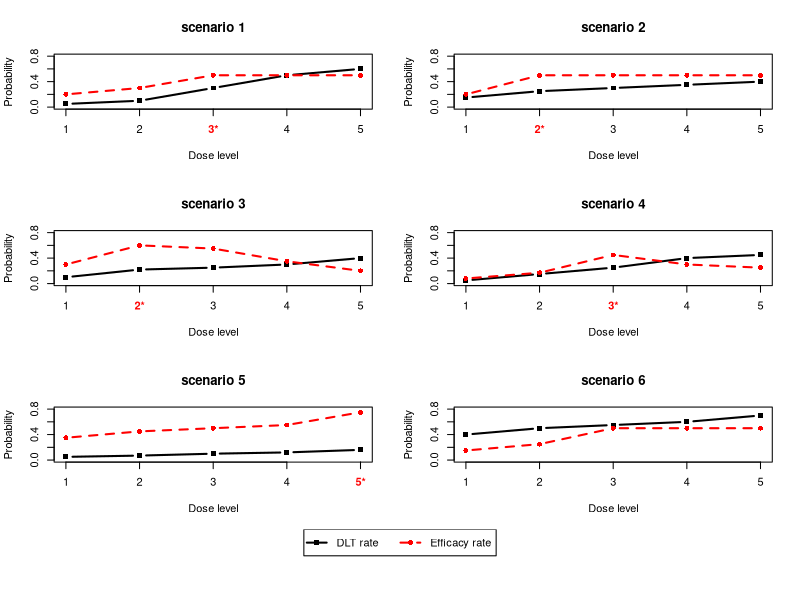

Write R code to recreate this figure.
setwd("C:/Users/JINHU/Documents/ProjectCode/CFO/Rcode")
phaseI_II.scenario.plot.fn <- function(p.true, pE.true, main="Plateau", OBD=NULL){
    ndose <- length(p.true)
    lvls <- 1:ndose
    cols <- c("black", "red")
    lwds <- c(2, 2)
    ltys <- c(1, 2)
    pchs <- c(15, 16)
    plot(1:ndose, p.true, ylab = "Probability", xlab="Dose level", ylim=c(0, 0.8), main=main, xaxt="n", 
         type="b", 
         lwd=lwds[1], col=cols[1], lty=ltys[1], pch=pchs[1])
    if (is.null(OBD)){
        axis(1, at=lvls, lvls)
    }else{
        axis(1, at=OBD, paste0(OBD, "*"), col.axis="red", font.axis=2)
        axis(1, at=lvls[-OBD], lvls[-OBD])
    }
    lines(1:ndose, pE.true, type="b", lwd=lwds[2], col=cols[2], lty=ltys[2], pch=pchs[2])
#    legend("topleft", c("DLT rate", "Efficacy rate"), col=cols, lty=ltys, lwd=lwds, pch=pchs)
}


scenarios <- list()
scenarios[[1]] <- list(p.true=c(0.05, 0.1, 0.3, 0.5, 0.6),
                      pE.true=c(0.2, 0.3, 0.5, 0.5, 0.5))
scenarios[[2]] <- list(p.true=c(0.15, 0.25, 0.3, 0.35, 0.4),
                      pE.true=c(0.2, 0.5, 0.5, 0.5, 0.5))

scenarios[[3]] <- list(p.true=c(0.10, 0.22, 0.25, 0.3, 0.4),
                       pE.true=c(0.3, 0.6, 0.55, 0.35, 0.2))
scenarios[[4]] <- list(p.true=c(0.05, 0.15, 0.25, 0.40, 0.45),
                        pE.true=c(0.08, 0.17, 0.45, 0.30, 0.25))

scenarios[[5]] <- list(p.true=c(0.05, 0.07, 0.1, 0.12, 0.16),
                     pE.true=c(0.35, 0.45, 0.5, 0.55, 0.75))

scenarios[[6]] <- list(p.true=c(0.40, 0.5, 0.55, 0.6, 0.7),
                       pE.true=c(0.15, 0.25, 0.5, 0.5, 0.5))
# for (i in 1:6){
#     sce <- scenarios[[i]]
#     outstr <- paste0("$(", sce$p.true, ",", " ", sce$pE.true, ")$")
#     outstr <- paste(outstr, collapse = " & ")
#     outstr <- paste0("&", outstr, " \\\\", "\n")
#     cat(outstr)
# }


pdf("../plots/SMMRR1/eff_tox_sc6new.pdf", width=6, height=8)
de.par <- par()
mat <- matrix(c(1, 2, 3, 4, 5, 6, 7, 7), nrow=4, byrow=TRUE)
layout(mat=mat, heights=c(0.5, 0.5, 0.5, 0.2))
par(mar=de.par$mar)

phaseI_II.scenario.plot.fn(scenarios[[1]]$p.true, scenarios[[1]]$pE.true, main="scenario 1", OBD=3)
phaseI_II.scenario.plot.fn(scenarios[[2]]$p.true, scenarios[[2]]$pE.true, main="scenario 2", OBD=2)
phaseI_II.scenario.plot.fn(scenarios[[3]]$p.true, scenarios[[3]]$pE.true, main="scenario 3", OBD=2)
phaseI_II.scenario.plot.fn(scenarios[[4]]$p.true, scenarios[[4]]$pE.true, main="scenario 4", OBD=3)
phaseI_II.scenario.plot.fn(scenarios[[5]]$p.true, scenarios[[5]]$pE.true, main="scenario 5", OBD=5)
phaseI_II.scenario.plot.fn(scenarios[[6]]$p.true, scenarios[[6]]$pE.true, main="scenario 6", OBD=NULL)

par(mar = c(0, 2, 0, 2))
plot(1, type = "n", axes=FALSE, xlab="", ylab="")
cols <- c("black", "red")
lwds <- c(2, 2)
ltys <- c(1, 2)
pchs <- c(15, 16)
legend(x="top", inset=0, legend=c("DLT rate", "Efficacy rate"), 
       col=cols, lty=ltys, lwd=lwds, pch=pchs, horiz=TRUE)
dev.off()
